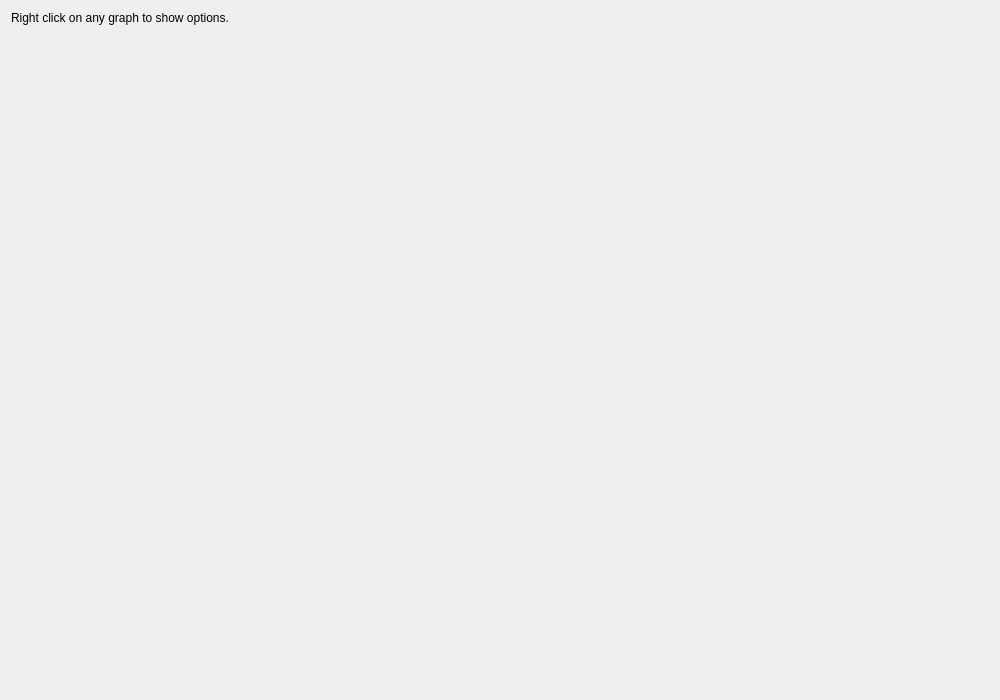
<?xml version="1.0" encoding="UTF-8"?>
<ui version="4.0">
 <class>PlotDialog</class>
 <widget class="QDialog" name="PlotDialog">
  <property name="geometry">
   <rect>
    <x>0</x>
    <y>0</y>
    <width>1000</width>
    <height>700</height>
   </rect>
  </property>
  <property name="windowTitle">
   <string>Dialog</string>
  </property>
  <layout class="QVBoxLayout" name="base_layout">
   <item>
    <layout class="QHBoxLayout" name="top_layout">
     <item>
      <widget class="QLabel" name="label">
       <property name="text">
        <string>Right click on any graph to show options.</string>
       </property>
      </widget>
     </item>
    </layout>
   </item>
   <item>
    <widget class="QWidget" name="placeholder" native="true">
     <property name="sizePolicy">
      <sizepolicy hsizetype="Expanding" vsizetype="Expanding">
       <horstretch>0</horstretch>
       <verstretch>0</verstretch>
      </sizepolicy>
     </property>
    </widget>
   </item>
  </layout>
 </widget>
 <resources/>
 <connections/>
</ui>
